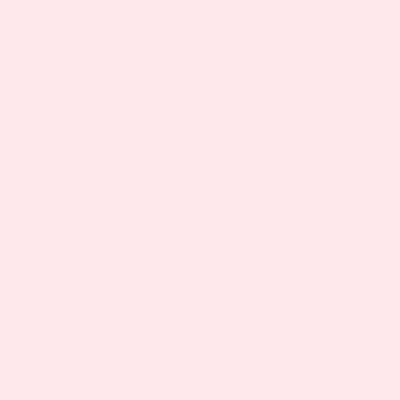
Frame 1 (no input)
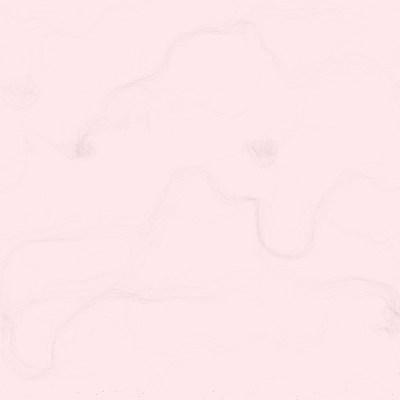
Frame 60 (no input)
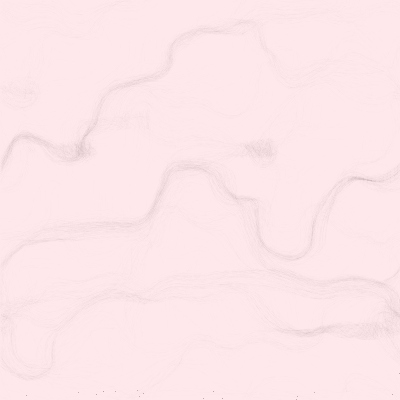
Frame 120 (the mouse pressed at the canvas centre since frame 60)

The p5.js sketch that drew these frames (run headless with seeded random() and noise() and a simulated clock; from frame 60 on, the mouse is pressed at the canvas centre):

// p5.js sketch
// ── sketch.js
const white = "#FFE8EC";
const black = "#30313A";

const cellSize = 30;
let cols, rows;
const particles = [];
const particleSpeed = 1;

let flowField;

let zoff = 0;
let magnitude = 1;
let timeIncrease = 0.002;
let noiseIncrease = 1.1;
let noiseIncrSlider;

const width = 400,
  height = 400;

function setup() {
  createCanvas(width, height);
  pixelDensity(1);
  background(white);

  cols = Math.floor(width / cellSize);
  rows = Math.floor(height / cellSize);
  flowField = new Array(cols * rows);

  noiseIncrSlider = createSlider(0.1, 1, 2, 0.1);

  for (let i = 0; i < 1000; i++) {
    particles.push(new Particle(createVector(random(width), random(height))));
  }
}

function draw() {
  let yoff = 0;

  noiseIncrease = noiseIncrSlider.value();

  for (let y = 0; y < rows; y++) {
    let xoff = 0;

    for (let x = 0; x < cols; x++) {
      const index = x + y * cols;
      let angle = noise(xoff, yoff, zoff) * TWO_PI;

      let v = p5.Vector.fromAngle(angle);
      v.setMag(magnitude);
      flowField[index] = v;

      xoff += noiseIncrease;
    }

    yoff += noiseIncrease;
  }

  for (let i = 0; i < particles.length; i++) {
    particles[i].update();
    particles[i].edges();
    particles[i].show();
    particles[i].follow(flowField);
  }

  zoff += timeIncrease;
}

// ── particle.js
class Particle {
  constructor(
    pos = createVector(0, 0),
    vel = createVector(0, 0),
    acc = createVector(0, 0)
  ) {
    this.pos = pos;
    this.vel = vel;
    this.acc = acc;
    this.maxSpeed = 4;

    this.prevPos = this.pos.copy();
  }

  update() {
    this.vel.add(this.acc);
    this.vel.limit(this.maxSpeed);
    this.pos.add(this.vel);
    this.acc.mult(0);
  }

  follow(vectors) {
    const x = floor(this.pos.x / cellSize);
    const y = floor(this.pos.y / cellSize);
    const index = x + y * cols;
    const force = vectors[index];
    this.applyForce(force);
  }

  applyForce(force) {
    this.acc.add(force);
  }

  show() {
    strokeWeight(2);
    stroke(random(255), 1);
    // stroke(0, 1);
    noFill();
    line(this.pos.x, this.pos.y, this.prevPos.x, this.prevPos.y);
    this.updatePrev();
  }

  updatePrev() {
    this.prevPos.x = this.pos.x;
    this.prevPos.y = this.pos.y;
  }

  edges() {
    if (this.pos.x > width) {
      this.pos.x = 0;
      this.updatePrev();
    } else if (this.pos.x < 0) {
      this.pos.x = width;
      this.updatePrev();
    } else if (this.pos.y > height) {
      this.pos.y = 0;
      this.updatePrev();
    } else if (this.pos.y < 0) {
      this.pos.y = height;
      this.updatePrev();
    }
  }
}
